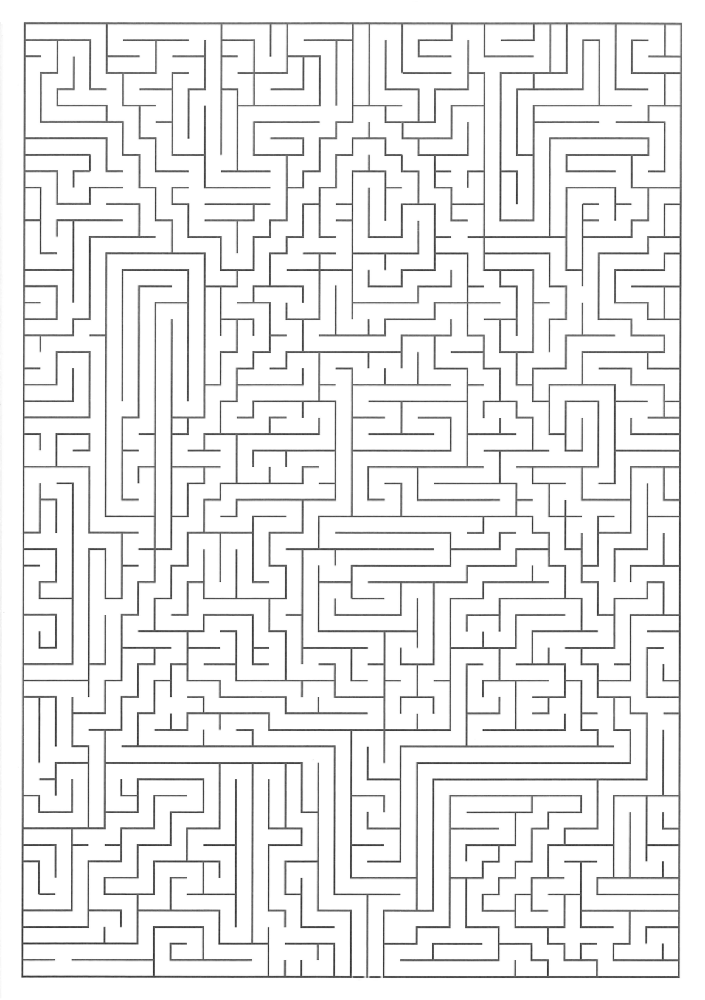
#> input picture examples/vetica.png, 705 x 1000 px, shrunk from 1159 x 1645 before the run, found by its file name
$ python hough_transform.py
#> lines starting #> are read from the running program, lines starting #| are printed output that depends on the picture; after the words box and inside, x2 and y2 are one past the last pixel; in counts of white or black regions, pixels touching at a corner belong together
import cv2
import numpy as np

img = cv2.imread('vetica.png')
#> img is the input picture: shape (1000, 705, 3); min 45, max 255, mean 237.8
gray = cv2.cvtColor(img,cv2.COLOR_BGR2GRAY)
edges = cv2.Canny(gray,50,150,apertureSize = 3)
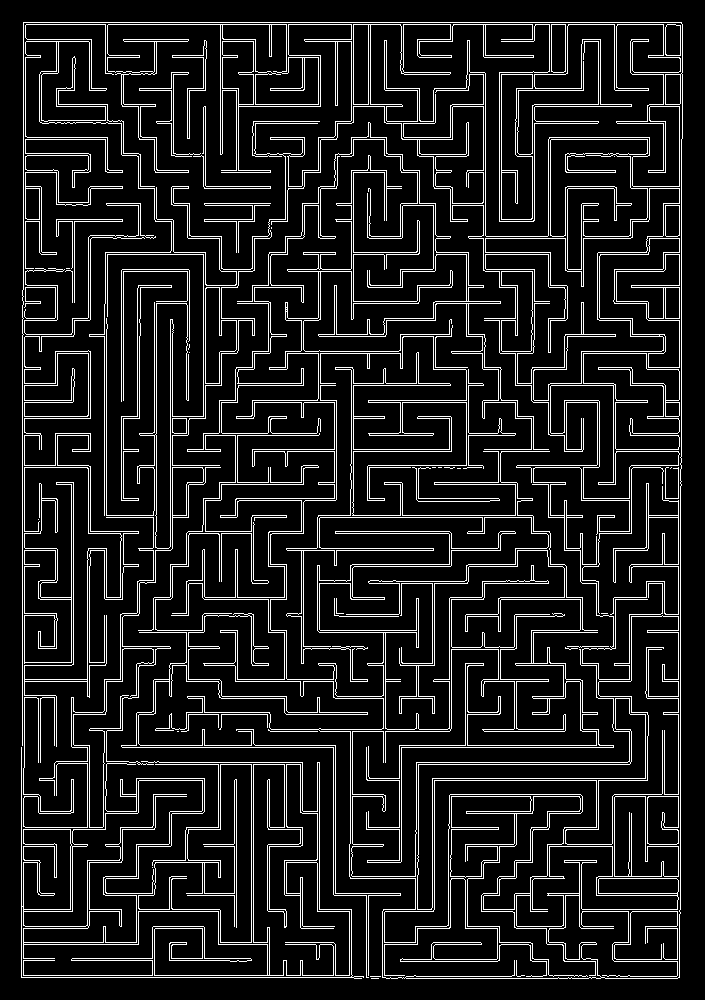
#> edges: shape (1000, 705); 11.2% white in thin lines or dots, all inside (x1, y1, x2, y2) = (21, 22, 683, 979)
print(edges)
#> (printed output is left out)

lines = cv2.HoughLines(edges,1,np.pi/180,200)
#> lines = 196 rows, first 8: [22, 1.57], [24, 1.57], [680, 0], [351, 0], [23, 0], [747, 1.57], [678, 0], [745, 1.57]
for rho,theta in lines[0]:
    a = np.cos(theta)
    b = np.sin(theta)
    x0 = a*rho
    y0 = b*rho
    x1 = int(x0 + 1000*(-b))
    y1 = int(y0 + 1000*(a))
    x2 = int(x0 - 1000*(-b))
    y2 = int(y0 - 1000*(a))

    cv2.line(img,(x1,y1),(x2,y2),(0,0,255),2)
#> this loop made 1 pass
#> (rho, theta, a, b, x0, y0, x1, y1) on pass 1: (22, 1.57, -4.37e-08, 1, -9.62e-07, 22, -1000, 21)
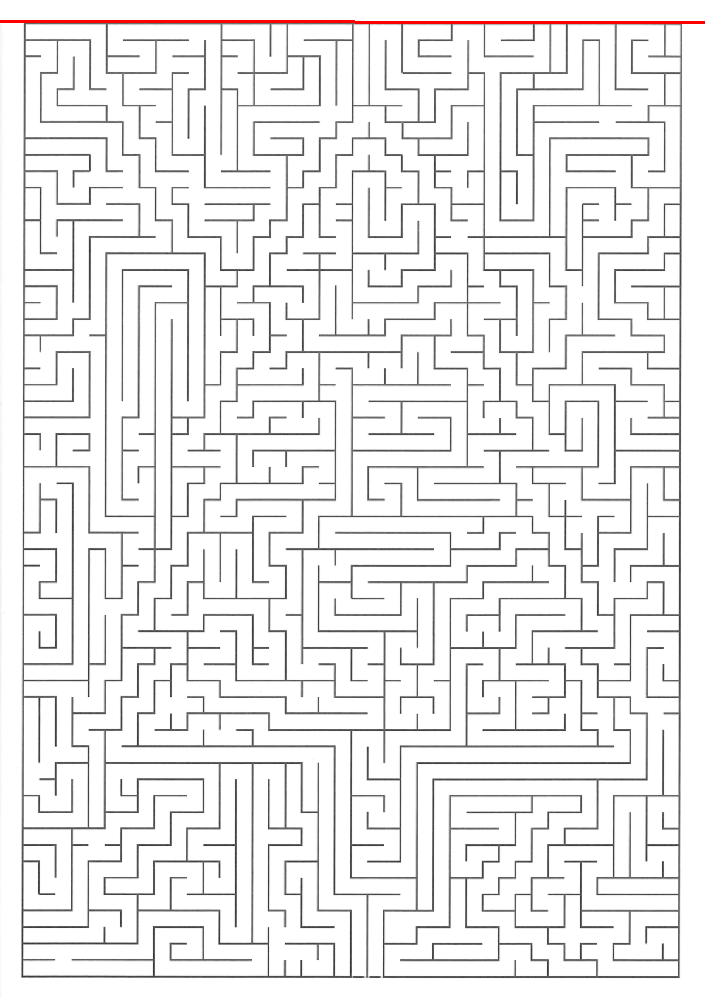
#> img: shape (1000, 705, 3); 0.3% of pixels changed, all inside (x1, y1, x2, y2) = (0, 20, 705, 24)

cv2.imwrite('vetica_hough.png',img)

$ run again, with examples/simple2.png copied over examples/vetica.png
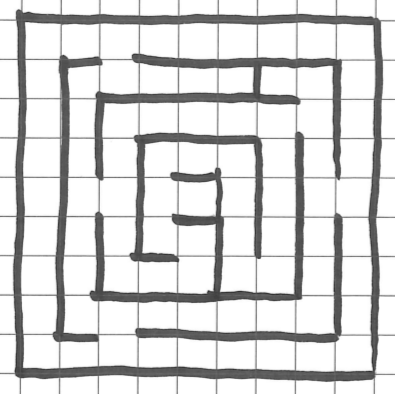
#> input picture examples/simple2.png, 395 x 394 px, found by its file name
#> img is the input picture: shape (394, 395, 3); min 45, max 255, mean 216
#> `edges = cv2.Canny(gray,50,150,apertureSize = 3)`:
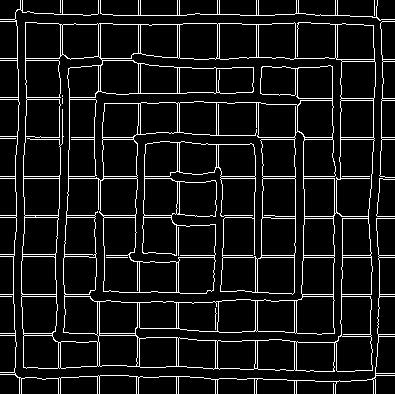
#> edges: shape (394, 395); 8.9% white in thin lines or dots
#> (printed output is left out)
#> lines = [[178, 1.57], [176, 1.57], [257, 1.57], [255, 1.57], [215, 1.57]]
#> the loop `for rho,theta in lines[0]:` made 1 pass
#> (rho, theta, a, b, x0, y0, x1, y1) on pass 1: (178, 1.57, -4.37e-08, 1, -7.78e-06, 178, -1000, 177)
#> after the loop `for rho,theta in lines[0]:`:
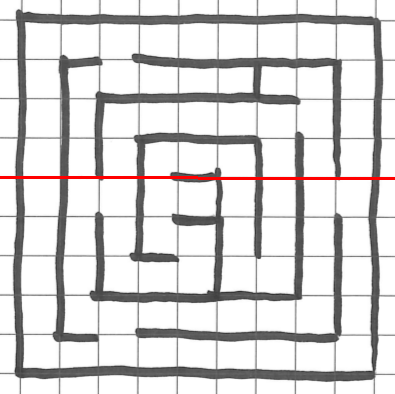
#> img: shape (394, 395, 3); 0.76% of pixels changed, all inside (x1, y1, x2, y2) = (0, 176, 395, 180)
